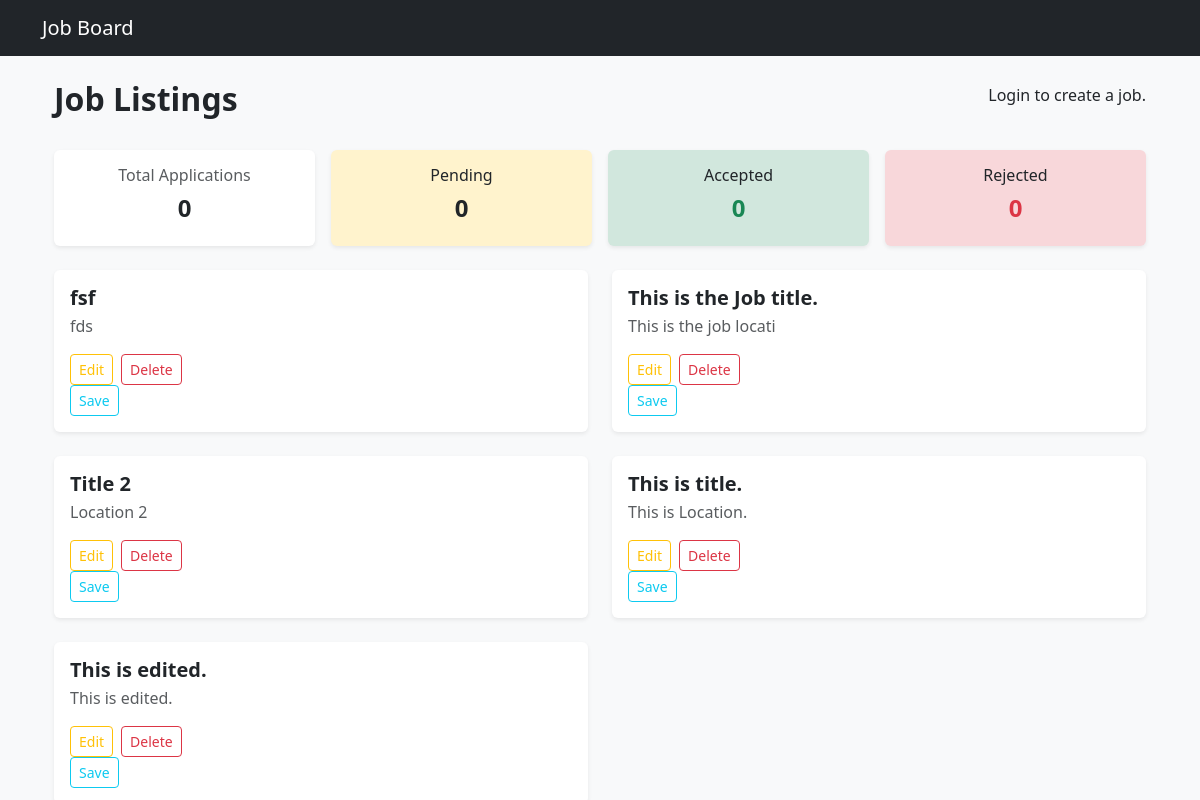
Page /jobboard/ on the earlier database version.
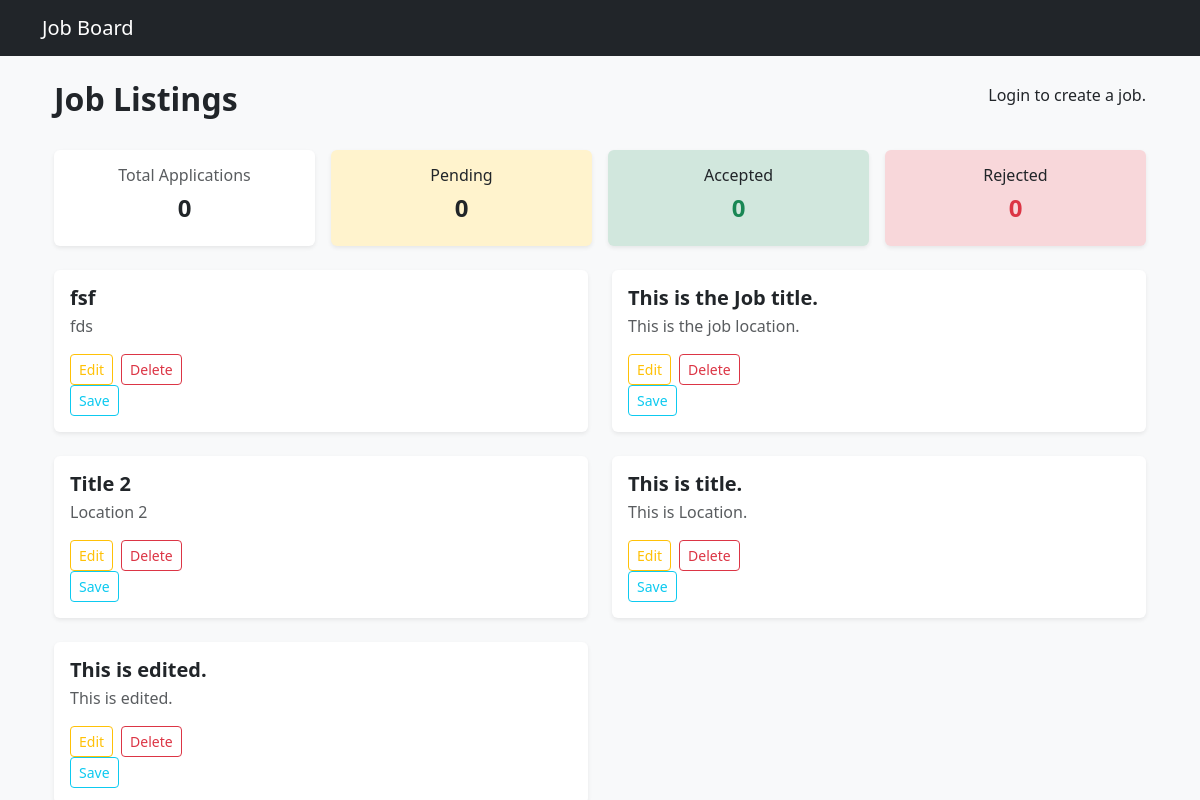
Same page on the later database version.
### jobboard/models.py (models this page shows, shortened)
class Job(models.Model):
    user = models.ForeignKey(User, on_delete=models.CASCADE)
    title = models.CharField(max_length=200, null=False)
    slug = models.SlugField(unique=True, null=True, blank=True)
    description = models.TextField(null=False)
    location = models.CharField(max_length=100, null=False)
    created_at = models.DateTimeField(auto_now_add=True)
    updated_at = models.DateTimeField(auto_now=True)
    class Meta:
        ordering = ["-created_at"]

### jobboard/views.py (the view, shortened to what this page needs)
# urls.py: path("", views.job_list, name="job_list"),
def job_list(request):
    jobs = Job.objects.all()
    applied_jobs = []
    saved_jobs = []
    total_application_count = 0
    pending_application_count = 0
    accepted_application_count = 0
    rejected_application_count = 0
    saved_job_ids = []
    return render(
        request,
        "jobboard/job_list.html",
        {
            "jobs": jobs,
            "applied_jobs": applied_jobs,
            "total_application_count": total_application_count,
            "accepted_application_count": accepted_application_count,
            "rejected_application_count": rejected_application_count,
            "pending_application_count": pending_application_count,
            "saved_jobs": saved_jobs,
        },
    )

### jobboard/templates/jobboard/job_list.html (shortened to what this page needs)
{% extends 'base.html' %} {% block title %}Jobs{% endblock %}
{% block content %}
<div class="container mt-4">
  <div class="d-flex justify-content-between align-items-center mb-4">
    <h2 class="fw-bold">Job Listings</h2>
    {% if not user.is_authenticated %}
    <p>Login to create a job.</p>
    {% elif user.userrole.role == 'recruiter' %}
    <a href="{% url 'create_job' %}" class="btn btn-primary shadow-sm">
      + Create Job
    </a>
    {% else %}
    <p>Only recruiters can create a job.</p>
    {% endif %}
  </div>
  <div class="row mb-4 g-3">
    <div class="col-md-3">
      <div class="card text-center shadow-sm border-0">
        <div class="card-body">
          <h6 class="text-muted">Total Applications</h6>
          <h4 class="fw-bold">{{ total_application_count }}</h4>
        </div>
      </div>
    </div>
    <div class="col-md-3">
      <div class="card text-center shadow-sm border-0 bg-warning-subtle">
        <div class="card-body">
          <h6>Pending</h6>
          <h4 class="fw-bold">{{ pending_application_count }}</h4>
        </div>
      </div>
    </div>
    <div class="col-md-3">
      <div class="card text-center shadow-sm border-0 bg-success-subtle">
        <div class="card-body">
          <h6>Accepted</h6>
          <h4 class="fw-bold text-success">{{ accepted_application_count }}</h4>
        </div>
      </div>
    </div>
    <div class="col-md-3">
      <div class="card text-center shadow-sm border-0 bg-danger-subtle">
        <div class="card-body">
          <h6>Rejected</h6>
          <h4 class="fw-bold text-danger">{{ rejected_application_count }}</h4>
        </div>
      </div>
    </div>
  </div>
  <div class="row g-4">
    {% for job in jobs %}
    <div class="col-md-6">
      <div class="card h-100 shadow-sm border-0 position-relative job-card">
        <div class="card-body">
          <div class="d-flex justify-content-between align-items-start">
            <h5 class="card-title fw-semibold mb-1">
              <a
                href="{% url 'job_detail' job.id %}"
                class="text-decoration-none text-dark"
              >
                {{ job.title }}
              </a>
            </h5>
          </div>
          <p class="text-muted mb-3">{{ job.location }}</p>
          <div class="d-flex gap-2 position-relative" style="z-index: 2">
            <a
              href="{% url 'update_job' job.id %}"
              class="btn btn-sm btn-outline-warning"
            >
              Edit
            </a>
            <a
              href="{% url 'delete_job' job.id %}"
              class="btn btn-sm btn-outline-danger"
            >
              Delete
            </a>
          </div>
          <form method="POST" action="{% url 'toggle_save_job' job.id %}">
            {% if job in saved_jobs %}
            <button class="btn btn-sm btn-outline-info">Unsave</button>
            {% else %}
            <button class="btn btn-sm btn-outline-info">Save</button>
            {% endif %}
          </form>
        </div>
      </div>
    </div>
    {% empty %}
    <div class="text-center mt-5">
      <h5 class="text-muted">No jobs available</h5>
    </div>
    {% endfor %}
  </div>
</div>
  {% endblock %}

### jobboard/templates/base.html (shortened to what this page needs)
<!DOCTYPE html>
<html lang="en">
<head>
    <link href="https://cdn.jsdelivr.net/npm/bootstrap@5.3.0/dist/css/bootstrap.min.css" rel="stylesheet">
</head>
<body class="bg-light">
<nav class="navbar navbar-dark bg-dark mb-4">
    <div class="container">
        <a class="navbar-brand" href="{% url 'job_list' %}">Job Board</a>
    </div>
</nav>
<div class="container">
    {% block content %}{% endblock %}
</div>
</body>
</html>

### jobboard/templates/jobboard/job_list.html (style rules this page uses)
.job-card { transition: transform 0.2s ease, box-shadow 0.2s ease; }

Differences in the rows shown:
changed Job "This is the Job title.": location "This is the job locati" → "This is the job location."
